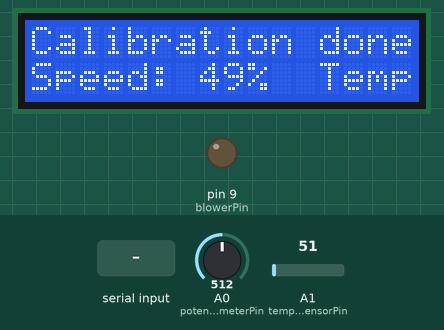
Simulated run of this sketch. Board: Arduino Uno, built with avr-gcc and run on an emulated ATmega328P. Parts: 16×2 character LCD, output pins drawn as LEDs (lit = HIGH). The test bench sets the inputs (shaded band); at power-on: A0 (potentiometerPin) = 512, A1 (temperatureSensorPin) = 51. Storage starts empty; what the sketch prints to the serial monitor is not drawn.

Above: at 4.3 s.
4.4 s: "1," received over the second serial link
7.4 s: A0 (potentiometerPin) set to 716
At 8.5 s:
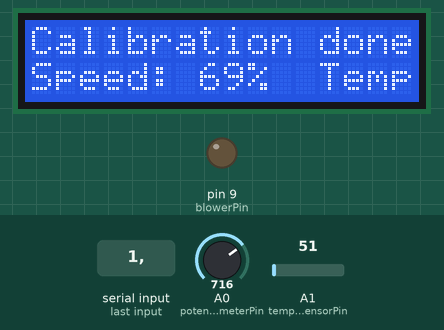
9.0 s: A0 (potentiometerPin) set to 900
At 10.0 s:
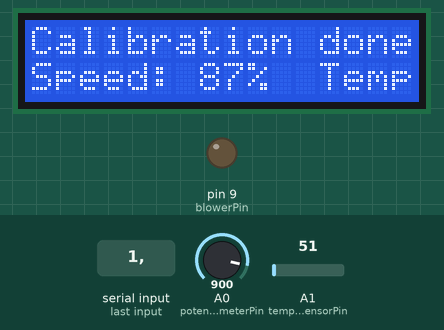
10.5 s: A0 (potentiometerPin) set to 1009
At 11.6 s:
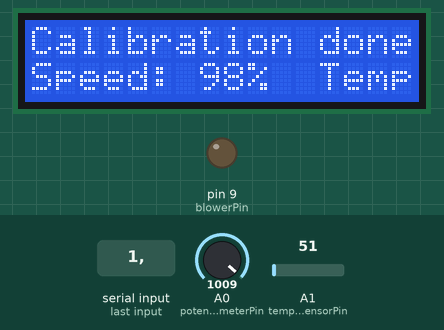
12.1 s: A0 (potentiometerPin) set to 1023
At 13.2 s:
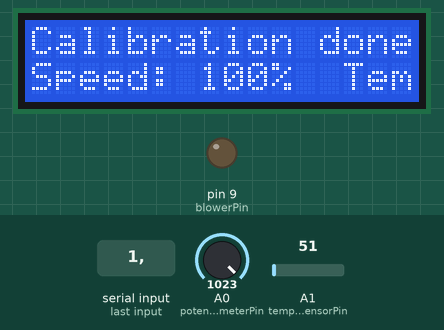
13.6 s: A1 (temperatureSensorPin) set to 23
16.6 s: A1 (temperatureSensorPin) set to 18
Timing chart, 0 to 19.1 s (numbered marks = the images above; inputs shaded):
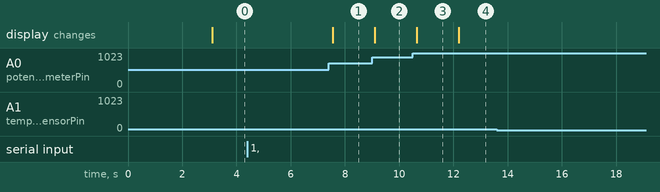

The sketch:

Electric_Blower.ino
```cpp
// Include necessary libraries
#include <LiquidCrystal.h>
#include <SoftwareSerial.h>
#include <SD.h>

// Define pin numbers
const int blowerPin = 9;                // Blower control pin
const int potentiometerPin = A0;        // Potentiometer pin
const int buttonPin = 2;                // Push button pin
const int temperatureSensorPin = A1;    // Temperature sensor pin
const int chipSelectPin = 10;           // SD card CS pin

// Bluetooth module configuration
SoftwareSerial bluetoothSerial(8, 7);   // RX, TX pins of Bluetooth module
char receivedChar;

// LCD configuration
LiquidCrystal lcd(12, 11, 5, 4, 3, 2);  // Initialize the LCD

// PID constants
double Kp = 0.1;  // Proportional constant
double Ki = 0.05; // Integral constant
double Kd = 0.02; // Derivative constant

// PID variables
double setpoint = 0; // Target blower speed
double output = 0;   // PID output
double input = 0;    // Actual blower speed
double integral = 0; // Integral term
double lastInput = 0; // Previous actual speed
double derivative = 0; // Derivative term
unsigned long lastTime = 0;
double dt = 100; // Time interval for PID calculation (in milliseconds)

// Blower operating modes
enum OperatingMode {
  MANUAL,
  AUTOMATIC
};
OperatingMode mode = MANUAL; // Initial operating mode

bool blowerState = false; // Blower state
unsigned long overheatingStartTime = 0; // Overheating start time
const unsigned long overheatingTimeout = 300000; // Overheating timeout (5 minutes)

// SD card logging
File dataFile;

void performCalibration() {
  // Display calibration message
  lcd.clear();
  lcd.setCursor(0, 0);
  lcd.print("Calibrating...");

  // Perform calibration steps here
  // Measure system response to step input or other calibration method
  // Adjust PID constants accordingly

  // Example: Set PID constants to default values initially
  Kp = 0.1;
  Ki = 0.05;
  Kd = 0.02;

  // Display calibrated PID constants
  lcd.clear();
  lcd.setCursor(0, 0);
  lcd.print("Calibration done");
  lcd.setCursor(0, 1);
  lcd.print("Kp: ");
  lcd.print(Kp);
  lcd.setCursor(8, 1);
  lcd.print("Ki: ");
  lcd.print(Ki);
  lcd.setCursor(0, 2);
  lcd.print("Kd: ");
  lcd.print(Kd);

  // Delay to display calibration results (adjust as needed)
  delay(3000);
}

void setup() {
  // Set pin modes
  pinMode(blowerPin, OUTPUT);
  pinMode(buttonPin, INPUT_PULLUP);
  Serial.begin(9600);
  bluetoothSerial.begin(9600);
  lcd.begin(16, 2);
  lcd.setCursor(0, 0);
  lcd.print("Blower Speed:");

  // Initialize the SD card
  if (!SD.begin(chipSelectPin)) {
    Serial.println("SD card initialization failed!");
    return;
  }
  Serial.println("SD card initialized.");
  dataFile = SD.open("datalog.txt", FILE_WRITE);
  if (!dataFile) {
    Serial.println("Error opening datalog.txt!");
    return;
  }
  dataFile.println("Time(ms),Blower Speed, Temperature(C)");

  // Perform automatic calibration
  performCalibration();
}

void loop() {
  // Read potentiometer value and map it to PWM range
  int potValue = analogRead(potentiometerPin);
  setpoint = map(potValue, 0, 1023, 0, 255);

  // Read button state
  bool buttonState = digitalRead(buttonPin);

  // Read temperature value
  int temperatureValue = analogRead(temperatureSensorPin);
  float temperatureCelsius = (temperatureValue / 1023.0) * 500;

  // Check for overheating
  if (temperatureCelsius > 70) {
    if (overheatingStartTime == 0) {
      overheatingStartTime = millis();
    } else {
      if (millis() - overheatingStartTime > overheatingTimeout) {
        blowerState = false;
        overheatingStartTime = 0;
      }
    }
  } else {
    overheatingStartTime = 0;
  }

  // Check for incoming Bluetooth data
  if (bluetoothSerial.available() > 0) {
    receivedChar = bluetoothSerial.read();
    if (receivedChar == '1') {
      blowerState = true;
      mode = AUTOMATIC; // Switch to automatic mode when blower is turned on remotely
    } else if (receivedChar == '0') {
      blowerState = false;
    } else if (receivedChar == 'K') {
      // Receive PID constants from Bluetooth
      if (bluetoothSerial.available() >= 3) {
        char kpStr[6], kiStr[6], kdStr[6];
        bluetoothSerial.readBytesUntil(',', kpStr, sizeof(kpStr));
        bluetoothSerial.readBytesUntil(',', kiStr, sizeof(kiStr));
        bluetoothSerial.readBytesUntil('\n', kdStr, sizeof(kdStr));
        Kp = atof(kpStr);
        Ki = atof(kiStr);
        Kd = atof(kdStr);
      }
    }
  }

  // Toggle blower state if button is pressed (in manual mode)
  if (mode == MANUAL && buttonState == LOW) {
    blowerState = !blowerState;
    delay(200); // Debounce delay
  }

  // Perform PID control if blower is on (in automatic mode)
  if (mode == AUTOMATIC || blowerState) {
    unsigned long now = millis();
    unsigned long timeChange = (now - lastTime);
    if (timeChange >= dt) {
      input = analogRead(potentiometerPin);
      double error = setpoint - input;
      integral += (error * timeChange);
      derivative = (input - lastInput) / timeChange;

      output = Kp * error + Ki * integral + Kd * derivative;

      if (output < 0) {
        output = 0;
      } else if (output > 255) {
        output = 255;
      }

      // Smoothly adjust blower speed
      if (abs(output - analogRead(blowerPin)) > 5) {
        analogWrite(blowerPin, output);
      }

      lastInput = input;
      lastTime = now;
    }
  } else {
    // Smoothly turn off blower if it's on
    if (analogRead(blowerPin) > 0) {
      analogWrite(blowerPin, 0);
    }
  }

  // Update LCD display
  int speedPercentage = map(setpoint, 0, 255, 0, 100);
  lcd.setCursor(0, 1);
  lcd.print("                ");
  lcd.setCursor(0, 1);
  lcd.print("Speed: ");
  lcd.print(speedPercentage);
  lcd.print("%  Temp: ");
  lcd.print(temperatureCelsius);
  lcd.print("C  ");

  // Log data to SD card
  if (dataFile) {
    dataFile.print(millis());
    dataFile.print(",");
    dataFile.print(speedPercentage);
    dataFile.print(",");
    dataFile.print(temperatureCelsius);
    dataFile.println(",");
  } else {
    Serial.println("Error writing to datalog.txt!");
  }

  // Send real-time data over Bluetooth
  bluetoothSerial.print("Speed: ");
  bluetoothSerial.print(speedPercentage);
  bluetoothSerial.print("%  Temp: ");
  bluetoothSerial.print(temperatureCelsius);
  bluetoothSerial.print("C  Mode: ");
  bluetoothSerial.println(mode == MANUAL ? "Manual" : "Automatic");

  // Debugging output
  Serial.print("Speed: ");
  Serial.print(speedPercentage);
  Serial.print("%  Temperature: ");
  Serial.print(temperatureCelsius);
  Serial.println("C");

  delay(100);
}
```

Measured:
- after the input at 4.4 s, every drawn part: stays the same
- after the input at 7.4 s, the display: changes after 0.16 s (image 1)
- after the input at 9.0 s, the display: changes after 0.10 s (image 2)
- after the input at 10.5 s, the display: changes after 0.14 s (image 3)
- after the input at 12.1 s, the display: changes after 0.09 s (image 4)
- after the input at 13.6 s, every drawn part: stays the same
- after the input at 16.6 s, every drawn part: stays the same
